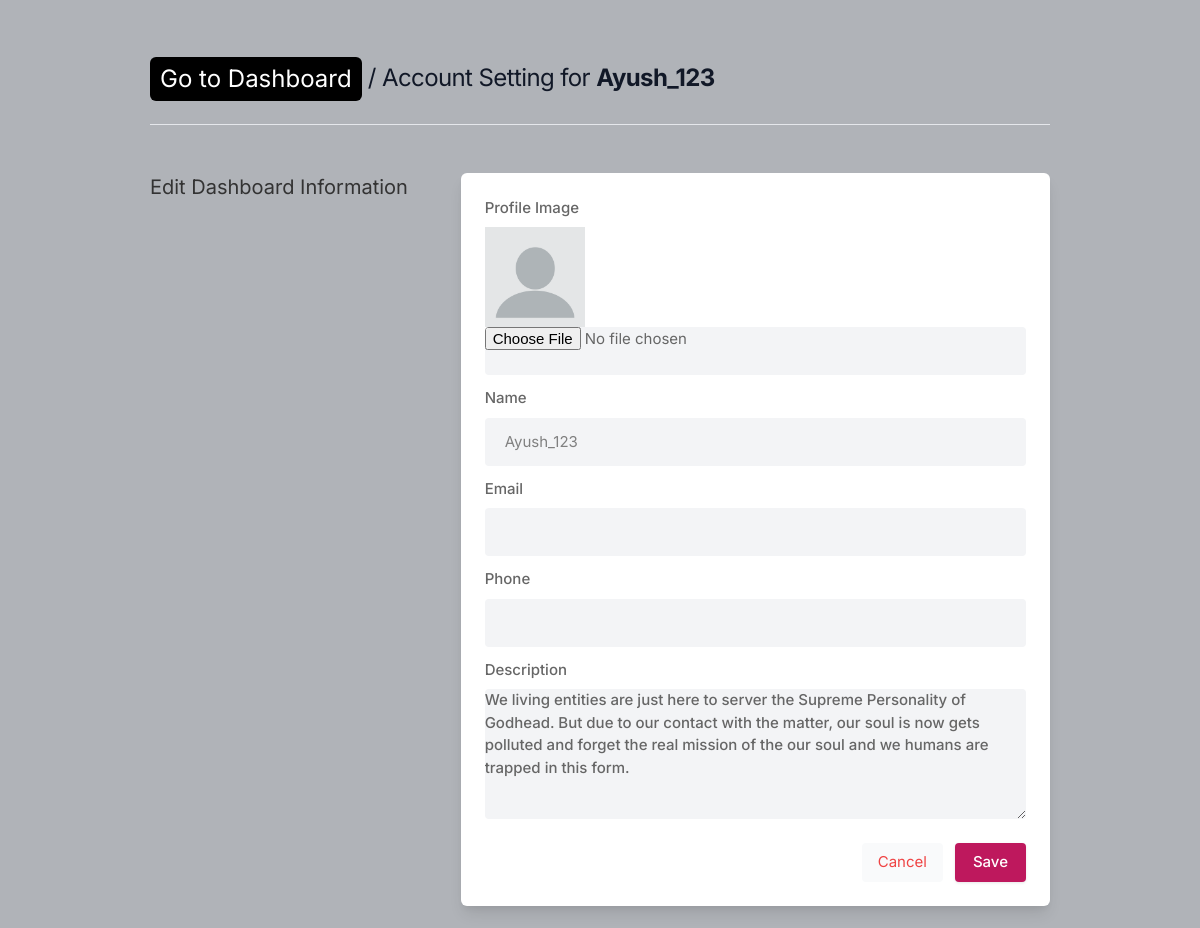
The app's page /settings/ (signed in) with its own data.
### core/models.py (models this page shows, shortened)
class profile(models.Model):
    user = models.ForeignKey(User, on_delete=models.CASCADE)
    name = models.CharField(max_length=100, null=True)
    id_user = models.IntegerField()
    email = models.EmailField(max_length=50, blank=True)
    phone = models.IntegerField(blank=True, null=True)
    bio = models.TextField(blank=True)
    profileimg = models.ImageField(upload_to='profile_images', default='blank-profile-picture.png')

### core/views.py (the view, shortened to what this page needs)
# urls.py: path("settings/",views.setting, name="settings"),
@login_required(login_url='login')
def setting(request):
    user_profile = profile.objects.get(user = request.user)
    context={
        'user_profile': user_profile
    }
    return render(request,'setting.html',context)

### core/templates/setting.html (shortened to what this page needs)
{% load static %}
<!DOCTYPE html>
<html lang="en">
<head>
    <link rel="stylesheet" href="{% static 'assets/css/icons.css' %}">
    <link rel="stylesheet" href="{% static 'assets/css/uikit.css' %}">
    <link rel="stylesheet" href="{% static 'assets/css/style.css' %}">
    <link rel="stylesheet" href="{% static 'assets/css/tailwind.css' %}">
</head>
<body>
            <div class="container m-auto">
                <h1 class="text-2xl leading-none text-gray-900 tracking-tight mt-3"><a href="/"><button style="background: black; color: white; border-radius: 6px; padding: 10px;">Go to Dashboard</button></a> / Account Setting for <b>{{user.username}}</b> </h1>
                <br>
                <hr>
                <div class="grid lg:grid-cols-3 mt-12 gap-8">
                    <div>
                        <h3 class="text-xl mb-2">Edit Dashboard Information</h3>
                    </div>
                    <div class="bg-white rounded-md lg:shadow-lg shadow col-span-2">
                    <form action="" method="POST" enctype="multipart/form-data">
                       <div class="grid grid-cols-2 gap-3 lg:p-6 p-4">
                            <div class="col-span-2">
                                <label for="about">Profile Image</label>
                                <img width="100" height="100" src="{{user_profile.profileimg.url}}" alt="">
                                <input type="file" name="image" name="bio" value="" name="about" rows="3"  class="shadow-none bg-gray-100"></input>
                            </div>
                           <div class="col-span-2">
                                <label for=""> Name</label>
                                <input type="text" name="username" value="{{user_profile.user}}" placeholder="" class="shadow-none bg-gray-100" readonly>
                            </div>
                            <div class="col-span-2">
                                <label for=""> Email</label>
                                <input type="email" name="email"  value="{{user_profile.email}}" placeholder="" class="shadow-none bg-gray-100" >
                            </div>
                            <div class="col-span-2">
                                <label for=""> Phone</label>
                                <input type="number" name="phone" value="{{user_profile.phone}}" placeholder="" class="shadow-none bg-gray-100">
                            </div>
                            <div class="col-span-2">
                                <label for="about">Description</label>
                                <textarea id="about" name="bio" name="about" rows="3"  class="shadow-none bg-gray-100">{{user_profile.bio}}</textarea>
                            </div>
                       </div>
                       <div class="bg-gray-10 p-6 pt-0 flex justify-end space-x-3">
                           <button class="p-2 px-4 rounded bg-gray-50 text-red-500"> <a href="/">Cancel</a> </button>
                           <button type="submit" class="button bg-blue-700"> Save </button>
                       </div>
                    </form>
                    </div>
                    </div>
                    <br>
                </div>
</body>
</html>

### core/static/assets/css/style.css (style rules this page uses)
body { background-color: #B0B3B8!important; }
button { vertical-align: middle; }
span.button, button.button { background-color: #be185d; top: 0; color: #fff; position: relative; padding: 8px 18px; line-height: 22px; position: relative; font-weight: 500; font-size: 15px; display: inline-block; -webkit-transition: all 0.2s ease-in-out; transition: all 0.2s ease-in-out; cursor: pointer; overflow: hidden; border: none; border-radius: 4px; -webkit-box-shadow: 0 1px 3px rgba(0, 0, 0, 0.1); box-shadow: 0 1px 3px rgba(0, 0, 0, 0.1); }
input { height: 48px; line-height: 48px; padding: 0 20px; outline: none; font-size: 15px; color: #808080; max-width: 100%; width: 100%; -webkit-box-sizing: border-box; box-sizing: border-box; display: block; font-weight: 400; opacity: 1; border-radius: 4px; border: none; -webkit-box-shadow: 0 1px 4px 0px rgba(0, 0, 0, 0.12); box-shadow: 0 1px 4px 0px rgba(0, 0, 0, 0.12); }
input[type="text"], input[type="password"], input[type="email"], input[type="number"] { height: 48px; line-height: 48px; padding: 0 20px; outline: none; font-size: 15px; color: #808080; max-width: 100%; width: 100%; -webkit-box-sizing: border-box; box-sizing: border-box; display: block; font-weight: 400; opacity: 1; border-radius: 4px; border: none; -webkit-box-shadow: 0 1px 4px 0px rgba(0, 0, 0, 0.12); box-shadow: 0 1px 4px 0px rgba(0, 0, 0, 0.12); }
textarea { height: 48px; line-height: 48px; padding: 0 20px; outline: none; font-size: 15px; color: #808080; margin: 0 0 16px 0; max-width: 100%; width: 100%; -webkit-box-sizing: border-box; box-sizing: border-box; display: block; background-color: #fff; font-weight: 500; opacity: 1; border-radius: 4px; border: none; -webkit-box-shadow: 0 1px 4px 0px rgba(0, 0, 0, 0.12); box-shadow: 0 1px 4px 0px rgba(0, 0, 0, 0.12); }
input { -webkit-transition: all 0.1s ease-in-out; transition: all 0.1s ease-in-out; }
::placeholder { color: #808080; opacity: 1; }
textarea { height: auto; line-height: 27px; padding: 20px; min-height: 130px; -webkit-transition: none !important; transition: none !important; min-width: 100%; }
label, legend { display: block; font-weight: bold; font-size: 15px; font-weight: 500; margin-bottom: 8px; }
button { border: none; margin: 0; padding: 0; width: auto; overflow: visible; background: transparent; color: inherit; font: inherit; line-height: normal; cursor: pointer; }
a { color: #be185d; -webkit-transition: 0.3s; transition: 0.3s; outline: none !important; }
button { outline: none !important; }
img { max-width: 100%; }
body { color: #666; font-size: 15px; line-height: 27px; background-color: #f0f2f5; font-family: "Inter", sans-serif; text-transform: none; }
h1, h2, h3, h4, h5, h6 { font-family: "Inter", sans-serif; text-transform: none; }
input[type="text"], input[type="password"], input[type="email"] { font-family: "Inter", sans-serif; text-transform: none; }
textarea, select { font-family: "Inter", sans-serif; text-transform: none; }
button, body .pac-container { font-family: "Inter", sans-serif; text-transform: none; }
h1, h2, h3, h4, h5, h6 { color: #333; font-weight: 500; margin: 0; padding: 0; }
h1 { font-size: 32px; }
h3 { font-size: 22px; }
b, strong { font-weight: 700 !important; }
@media (min-width: 1024px) { .container { max-width: 900px !important; padding-top: 45px; } }
.shadow-none { -webkit-box-shadow: none !important; box-shadow: none !important; }

### records on screen
profile: profileimg (placeholder picture), username "Ayush_123", bio "We living entities are just here to server the Supreme Personality of Godhead. But due to our contact with the matter, our soul is now gets polluted and forget the real mission of the our soul and we humans are trapped in this form."

### other values on screen
{{ user.username }} "Ayush_123"
